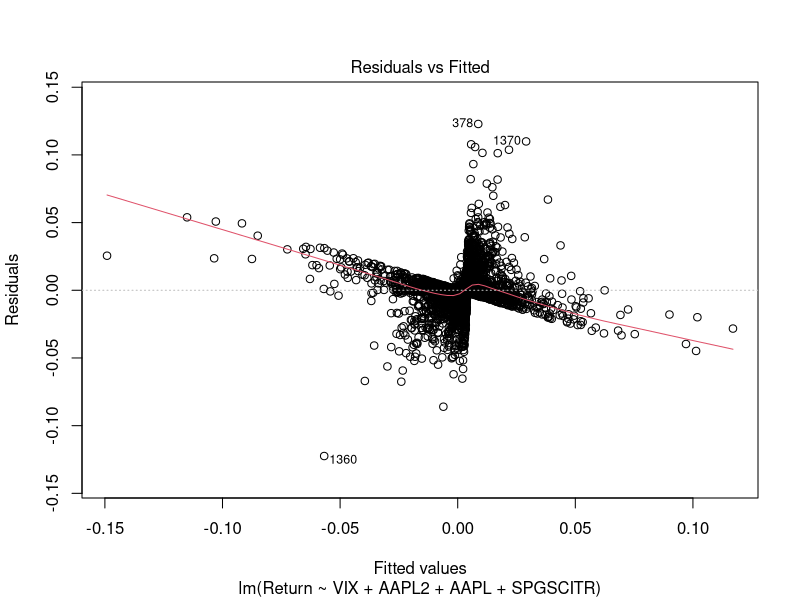
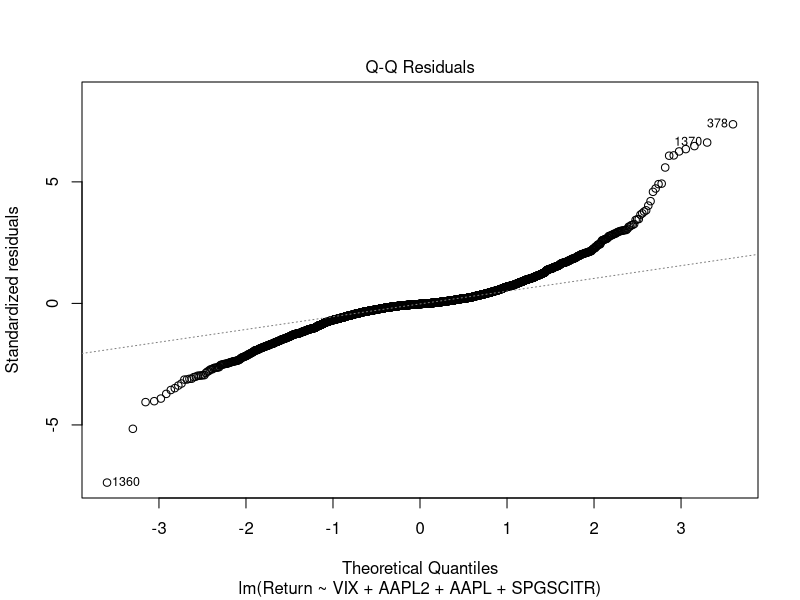
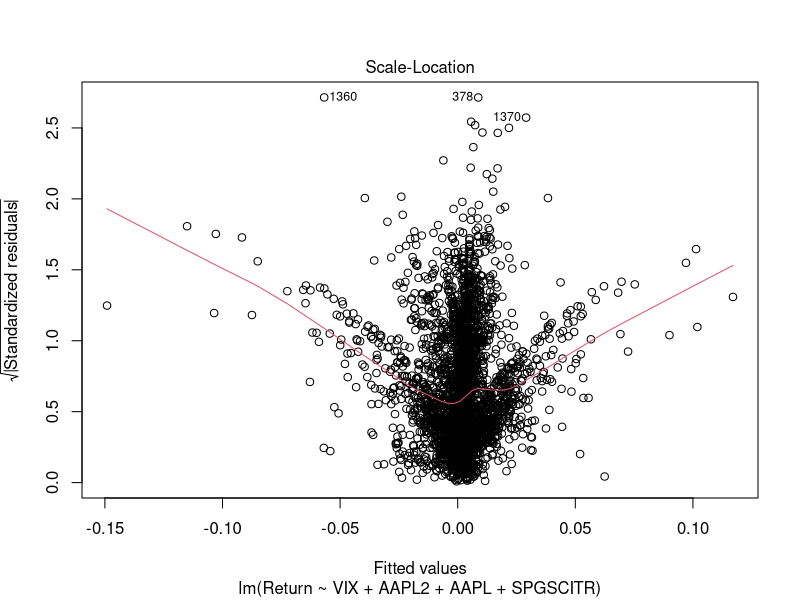
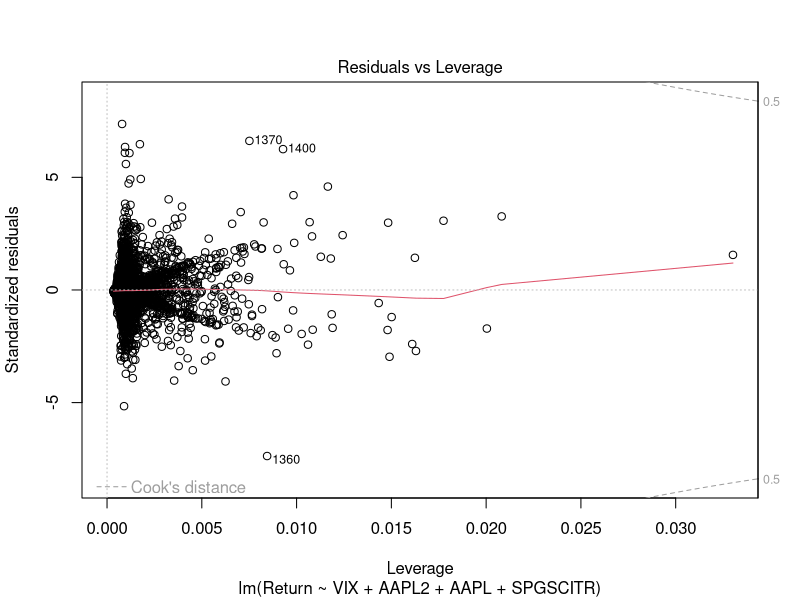
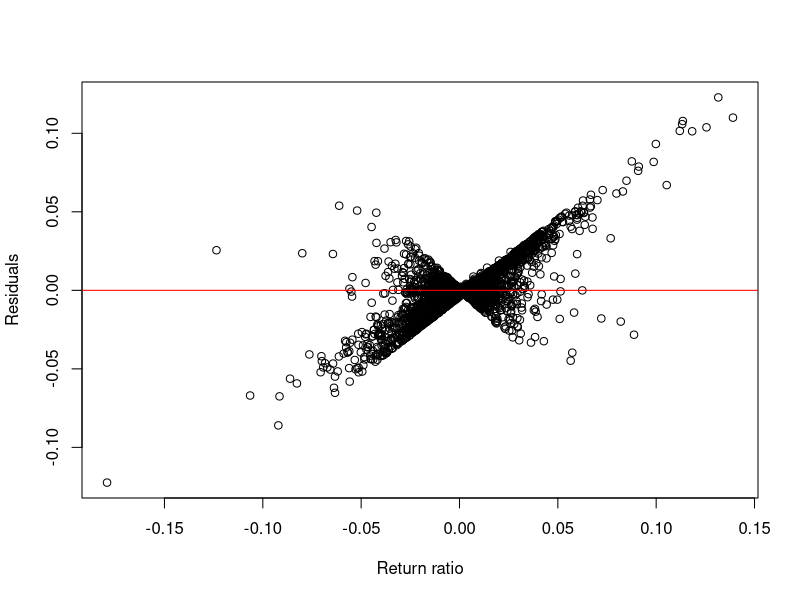

These charts were generated, in order, by the following R code:
## ---- chunk 1
knitr::opts_chunk$set(echo = TRUE)
## ---- chunk 2
market_origin <- read.csv("market_index_clean.csv")
first <- market_origin[1,]
market <- market_origin[2:3104,]
market$AAPL2 <- market_origin[,"AAPL"][1:3103]
market$Return <- (market$AAPL - market$AAPL2)/market$AAPL2
## ---- chunk 3
library(lubridate)
market$Date <- market_origin$Date[2:3104]
date <- market$Date
first <- date[1]
day <- c()
for(i in 1:length(date)) {
  diff = round(difftime(date[i], first))
  day = c(day, diff)
}
market$Date <- day
fit <- lm(Return~., data = market)
summary(fit)
## ---- chunk 4
#drop EEM
summary(update(fit, .~.-EEM))
## ---- chunk 5
#drop Date
summary(update(fit, .~.-Date-EEM))
## ---- chunk 6
#drop Date
summary(update(fit, .~.-Date-EEM-BNDGLB))
## ---- chunk 7
#drop Date
summary(update(fit, .~.-Date-EEM-BNDGLB-SPX))
## ---- chunk 8
nullmodel <- lm(Return~1, data=market)
fullmodel <- lm(Return~., data=market)
step(nullmodel, scope=list(upper=fullmodel), direction="both")
## ---- chunk 9
test_model <- lm(Return ~ VIX + AAPL2 + AAPL + SPGSCITR, data = market)
plot(test_model)
summary(test_model)
plot(market$Return, residuals(test_model), xlab = "Return ratio", ylab = "Residuals")
abline(a = 0, b= 0, col = "red")
